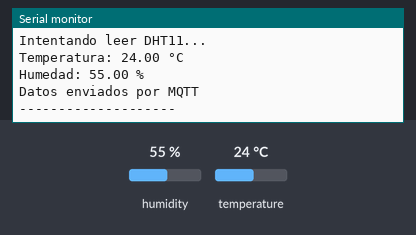
A sketch run on a simulated ESP32. Parts: the last lines printed to the serial monitor. Inputs (shaded band) come from the test bench; at power-on: humidity 55 %, temperature 24 °C. WiFi joins after 1.5 s; servers stay silent unless stated; no MQTT or app messages arrive unless stated.

Above: at 2.8 s.
2.9 s: humidity set to 22 %
At 4.5 s:
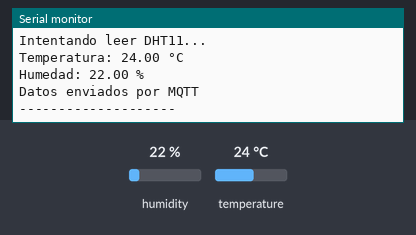
5.6 s: temperature set to 12 °C
8.3 s: humidity set to 40 %
At 10.6 s:
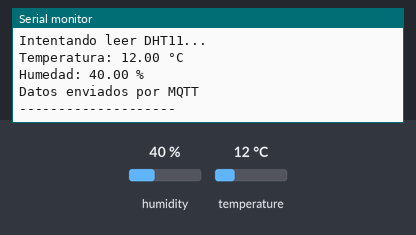
Timing chart, 0 to 12.1 s (numbered marks = the images above; inputs shaded):
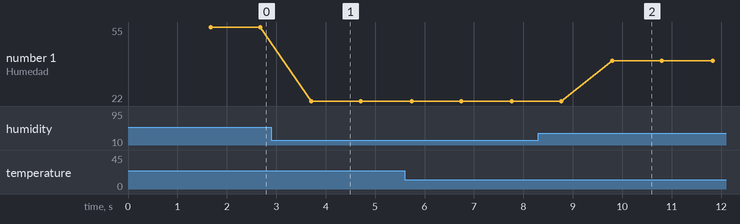

Measured:
- after the input at 2.9 s, the serial monitor: prints a new line after 0.81 s (image 1)
- after the input at 8.3 s, the serial monitor: prints a new line after 1.5 s (image 2)
- plotted number 1: 55 → 22 after the input at 2.9 s, 22 → 40 after the input at 8.3 s

The sketch:

connect_wifi.ino
```cpp
// #include <WiFi.h>

// const char* WIFI_SSID = "Omar_wifi";
// const char* WIFI_PASSWORD = "xxx";

// void setup() {
//   Serial.begin(115200);
//   delay(1000);

//   Serial.println();
//   Serial.println("Conectando a Wi-Fi...");

//   WiFi.begin(WIFI_SSID, WIFI_PASSWORD);

//   while (WiFi.status() != WL_CONNECTED) {
//     delay(500);
//     Serial.print(".");
//   }

//   Serial.println();
//   Serial.println("¡Wi-Fi conectado!");
//   Serial.print("IP del ESP32: ");
//   Serial.println(WiFi.localIP());
// }

// void loop() {
//   // Comprobamos periódicamente que seguimos conectados
//   if (WiFi.status() == WL_CONNECTED) {
//     Serial.println("Wi-Fi OK");
//   } else {
//     Serial.println("Wi-Fi desconectado");
//   }

//   delay(1000);
// }
```

allcode.ino
```cpp
#include <WiFi.h>
#include <PubSubClient.h>
#include <DHT.h>

#define DHT_PIN 33
#define DHT_TYPE DHT11

const char* WIFI_SSID = "Omar_wifi";
const char* WIFI_PASSWORD = "xxx";

const char* MQTT_SERVER = "10.62.73.167";
const int MQTT_PORT = 1883;


DHT dht(DHT_PIN, DHT_TYPE);


WiFiClient espClient;
PubSubClient mqttClient(espClient);


void connectWiFi() {

  Serial.print("Conectando a Wi-Fi");
  WiFi.begin(WIFI_SSID, WIFI_PASSWORD);

  while (WiFi.status() != WL_CONNECTED) {
    delay(500);
    Serial.print(".");
  }

  Serial.println();
  Serial.println("Wi-Fi conectado!");

  Serial.print("IP del ESP32: ");
  Serial.println(WiFi.localIP());
}

void connectMQTT() {

  while (!mqttClient.connected()) {

    Serial.print("Conectando a MQTT...");
    if (mqttClient.connect("ESP32-DHT11")) {
      Serial.println(" conectado!");
    } else {
      Serial.print(" error, estado=");
      Serial.println(mqttClient.state());
      delay(5000);
    }
  }
}

void setup() {

  Serial.begin(115200);
  delay(100);

  Serial.println("Iniciando DHT11...");
  dht.begin();
  connectWiFi();

  mqttClient.setServer(MQTT_SERVER, MQTT_PORT);
}

void loop() {

  if (!mqttClient.connected()) {
    connectMQTT();
  }

  mqttClient.loop();
  Serial.println("Intentando leer DHT11...");

  float humidity = dht.readHumidity();
  float temperature = dht.readTemperature();

  if (isnan(temperature)) {
    Serial.println("ERROR: temperatura no disponible");
  } else {
    Serial.print("Temperatura: ");
    Serial.print(temperature);
    Serial.println(" °C");
  }
  if (isnan(humidity)) {
    Serial.println("ERROR: humedad no disponible");
  } else {
    Serial.print("Humedad: ");
    Serial.print(humidity);
    Serial.println(" %");
  }
  if (!isnan(temperature) && !isnan(humidity)) {
    char payload[64];
    snprintf(payload, sizeof(payload),
             "{\"temperature\":%.2f,\"humidity\":%.2f}",
             temperature, humidity);
    mqttClient.publish("sensor/esp01", payload);

    Serial.println("Datos enviados por MQTT");
  }

  Serial.println("--------------------");
  delay(1000);
}
```

detect_temperature.ino
```cpp
// #include <DHT.h>

// #define DHT_PIN 33
// #define DHT_TYPE DHT11

// DHT dht(DHT_PIN, DHT_TYPE);

// void setup() {
//   Serial.begin(115200);
//   delay(2000);

//   Serial.println("Iniciando DHT11...");
//   dht.begin();
// }

// void loop() {
//   Serial.println("Intentando leer DHT11...");

//   float humidity = dht.readHumidity();
//   float temperature = dht.readTemperature();

//   if (isnan(temperature)) {
//     Serial.println("ERROR: temperatura no disponible");
//   } else {
//     Serial.print("Temperatura: ");
//     Serial.print(temperature);
//     Serial.println(" °C");
//   }

//   if (isnan(humidity)) {
//     Serial.println("ERROR: humedad no disponible");
//   } else {
//     Serial.print("Humedad: ");
//     Serial.print(humidity);
//     Serial.println(" %");
//   }

//   Serial.println("--------------------");

//   delay(3000);
// }
```
